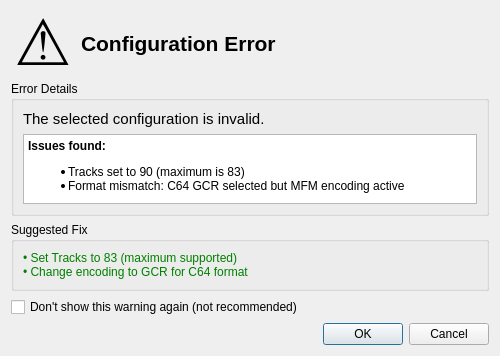
<?xml version="1.0" encoding="UTF-8"?>
<ui version="4.0">
 <class>DialogValidation</class>
 <widget class="QDialog" name="DialogValidation">
  <property name="geometry">
   <rect>
    <x>0</x>
    <y>0</y>
    <width>500</width>
    <height>350</height>
   </rect>
  </property>
  <property name="windowTitle">
   <string>Validation Error</string>
  </property>
  <property name="modal">
   <bool>true</bool>
  </property>
  <layout class="QVBoxLayout" name="verticalLayout">
   <item>
    <layout class="QHBoxLayout" name="horizontalLayout">
     <item>
      <widget class="QLabel" name="labelIcon">
       <property name="minimumSize">
        <size>
         <width>64</width>
         <height>64</height>
        </size>
       </property>
       <property name="maximumSize">
        <size>
         <width>64</width>
         <height>64</height>
        </size>
       </property>
       <property name="text">
        <string>⚠️</string>
       </property>
       <property name="alignment">
        <set>Qt::AlignCenter</set>
       </property>
       <property name="styleSheet">
        <string notr="true">font-size: 48pt;</string>
       </property>
      </widget>
     </item>
     <item>
      <widget class="QLabel" name="labelTitle">
       <property name="text">
        <string>Configuration Error</string>
       </property>
       <property name="styleSheet">
        <string notr="true">font-size: 16pt; font-weight: bold;</string>
       </property>
       <property name="wordWrap">
        <bool>true</bool>
       </property>
      </widget>
     </item>
    </layout>
   </item>
   <item>
    <widget class="QGroupBox" name="groupError">
     <property name="title">
      <string>Error Details</string>
     </property>
     <layout class="QVBoxLayout" name="verticalLayout_2">
      <item>
       <widget class="QLabel" name="labelErrorMessage">
        <property name="text">
         <string>The selected configuration is invalid.</string>
        </property>
        <property name="wordWrap">
         <bool>true</bool>
        </property>
        <property name="styleSheet">
         <string notr="true">font-size: 11pt;</string>
        </property>
       </widget>
      </item>
      <item>
       <widget class="QTextEdit" name="textErrorDetails">
        <property name="maximumSize">
         <size>
          <width>16777215</width>
          <height>100</height>
         </size>
        </property>
        <property name="readOnly">
         <bool>true</bool>
        </property>
        <property name="html">
         <string>&lt;!DOCTYPE HTML PUBLIC "-//W3C//DTD HTML 4.0//EN" "http://www.w3.org/TR/REC-html40/strict.dtd"&gt;
&lt;html&gt;&lt;head&gt;&lt;meta name="qrichtext" content="1" /&gt;&lt;/head&gt;&lt;body&gt;
&lt;p&gt;&lt;span style=" font-weight:600;"&gt;Issues found:&lt;/span&gt;&lt;/p&gt;
&lt;ul&gt;
&lt;li&gt;Tracks set to 90 (maximum is 83)&lt;/li&gt;
&lt;li&gt;Format mismatch: C64 GCR selected but MFM encoding active&lt;/li&gt;
&lt;/ul&gt;
&lt;/body&gt;&lt;/html&gt;</string>
        </property>
       </widget>
      </item>
     </layout>
    </widget>
   </item>
   <item>
    <widget class="QGroupBox" name="groupSuggestion">
     <property name="title">
      <string>Suggested Fix</string>
     </property>
     <layout class="QVBoxLayout" name="verticalLayout_3">
      <item>
       <widget class="QLabel" name="labelSuggestion">
        <property name="text">
         <string>• Set Tracks to 83 (maximum supported)
• Change encoding to GCR for C64 format</string>
        </property>
        <property name="wordWrap">
         <bool>true</bool>
        </property>
        <property name="styleSheet">
         <string notr="true">color: rgb(0, 128, 0);</string>
        </property>
       </widget>
      </item>
     </layout>
    </widget>
   </item>
   <item>
    <widget class="QCheckBox" name="checkDontShowAgain">
     <property name="text">
      <string>Don't show this warning again (not recommended)</string>
     </property>
    </widget>
   </item>
   <item>
    <widget class="QDialogButtonBox" name="buttonBox">
     <property name="orientation">
      <enum>Qt::Horizontal</enum>
     </property>
     <property name="standardButtons">
      <set>QDialogButtonBox::Cancel|QDialogButtonBox::Ok</set>
     </property>
    </widget>
   </item>
  </layout>
 </widget>
 <resources/>
 <connections>
  <connection>
   <sender>buttonBox</sender>
   <signal>accepted()</signal>
   <receiver>DialogValidation</receiver>
   <slot>accept()</slot>
  </connection>
  <connection>
   <sender>buttonBox</sender>
   <signal>rejected()</signal>
   <receiver>DialogValidation</receiver>
   <slot>reject()</slot>
  </connection>
 </connections>
</ui>
